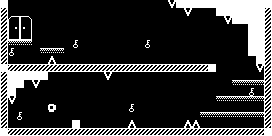

Below is a game level as drawn by its tile map, then a one-line description and the .tmx that defines it (tile-layer data replaced by summaries):
An orthogonal 34x17 tile map with 8x8 px tiles, 2 tile layers (Tile Layer 1, background) and 2 objects (0, 4).

<map version="1.0" orientation="orthogonal" renderorder="right-down" width="34" height="17" tilewidth="8" tileheight="8" nextobjectid="15">
 <properties>
  <property name="color1" value="27" />
  <property name="color2" value="23" />
  <property name="emmitercolor" value="78" />
  <property name="enemycolor" value="43" />
  <property name="hudcolor" value="13" />
  <property name="music" value="3" />
  <property name="name" value="can't touch this" />
  <property name="tilecolor" value="51" />
  <property name="upsidedown" value="0" />
 </properties>
 <tileset firstgid="1" name="tileset" tilewidth="8" tileheight="8">
  <image source="tileset.png" width="160" height="200" />
 </tileset>
 <layer name="Tile Layer 1" width="34" height="17">
  <properties>
   <property name="texture" value="tileset" />
  </properties>
  <data>[578 cells, 182 non-empty, 17 distinct tile ids]</data>
 </layer>
 <objectgroup name="enemy">
  <properties>
   <property name="_type" value="1" />
   <property name="sizex" value="16" />
   <property name="sizey" value="16" />
   <property name="speedx" value="10" />
   <property name="speedy" value="20" />
   <property name="texture" value="enemies_16x16" />
  </properties>
  <object id="12" type="0" x="152" y="82">
   <properties>
    <property name="adelay" value="400" />
    <property name="areverse" value="0" />
    <property name="offset" value="60" />
   </properties>
   <polyline points="-24,-26 16,-26" />
  </object>
  <object id="13" type="4" x="96" y="56">
   <polyline points="0,0 0,-48" />
  </object>
 </objectgroup>
 <layer name="background" width="34" height="17">
  <properties>
   <property name="texture" value="tileset" />
  </properties>
  <data>[578 cells, 9 non-empty, 9 distinct tile ids]</data>
 </layer>
</map>
